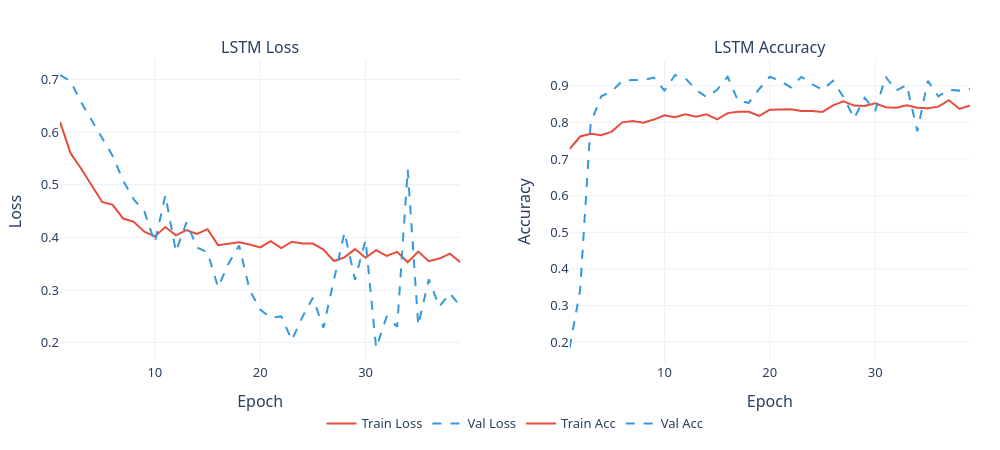

Write notebook code for a chart like this one.
### Markdown cell above
### LSTM Training History

### Code cell
fig = plot_training_history(history, 'lstm_training_history.png')
fig.show()

### Figure 1 — Plotly figure (JSON) as saved in the notebook; plotly's stock layout.template omitted (floating-point values rounded to 4 significant figures)
{"data": [{"line": {"color": "#e74c3c", "width": 2}, "mode": "lines", "name": "Train Loss", "type": "scatter", "x": [1, 2, 3, 4, 5, 6, 7, 8, 9, 10, 11, 12, 13, 14, 15, 16, 17, 18, 19, 20, 21, 22, 23, 24, 25, 26, 27, 28, 29, 30, 31, 32, 33, 34, 35, 36, 37, 38, 39], "xaxis": "x", "y": [0.6196, 0.56, 0.5309, 0.4985, 0.4674, 0.4617, 0.4357, 0.4294, 0.4107, 0.4019, 0.4198, 0.4037, 0.4137, 0.4066, 0.4155, 0.3853, 0.3877, 0.3908, 0.3864, 0.3808, 0.3929, 0.3798, 0.3918, 0.3885, 0.3882, 0.3767, 0.355, 0.3619, 0.3777, 0.3613, 0.3756, 0.3647, 0.3724, 0.3527, 0.373, 0.3547, 0.3597, 0.369, 0.3527], "yaxis": "y"}, {"line": {"color": "#3498db", "dash": "dash", "width": 2}, "mode": "lines", "name": "Val Loss", "type": "scatter", "x": [1, 2, 3, 4, 5, 6, 7, 8, 9, 10, 11, 12, 13, 14, 15, 16, 17, 18, 19, 20, 21, 22, 23, 24, 25, 26, 27, 28, 29, 30, 31, 32, 33, 34, 35, 36, 37, 38, 39], "xaxis": "x", "y": [0.7084, 0.6969, 0.6572, 0.6228, 0.5876, 0.5545, 0.5075, 0.4723, 0.4495, 0.3902, 0.4801, 0.3727, 0.4287, 0.3809, 0.3718, 0.3052, 0.3504, 0.3846, 0.2998, 0.2627, 0.2473, 0.2497, 0.2046, 0.2485, 0.2852, 0.2282, 0.3193, 0.4095, 0.3196, 0.3948, 0.19, 0.2492, 0.2301, 0.529, 0.2329, 0.3202, 0.2684, 0.2939, 0.2686], "yaxis": "y"}, {"line": {"color": "#e74c3c", "width": 2}, "mode": "lines", "name": "Train Acc", "type": "scatter", "x": [1, 2, 3, 4, 5, 6, 7, 8, 9, 10, 11, 12, 13, 14, 15, 16, 17, 18, 19, 20, 21, 22, 23, 24, 25, 26, 27, 28, 29, 30, 31, 32, 33, 34, 35, 36, 37, 38, 39], "xaxis": "x2", "y": [0.7271, 0.7614, 0.769, 0.7648, 0.7748, 0.8, 0.8038, 0.799, 0.8076, 0.8195, 0.8138, 0.8224, 0.8157, 0.8219, 0.8081, 0.8252, 0.829, 0.829, 0.8176, 0.8348, 0.8352, 0.8357, 0.831, 0.831, 0.8286, 0.8462, 0.8571, 0.8457, 0.8448, 0.8519, 0.8414, 0.84, 0.8467, 0.84, 0.8386, 0.8429, 0.8605, 0.8367, 0.8462], "yaxis": "y2"}, {"line": {"color": "#3498db", "dash": "dash", "width": 2}, "mode": "lines", "name": "Val Acc", "type": "scatter", "x": [1, 2, 3, 4, 5, 6, 7, 8, 9, 10, 11, 12, 13, 14, 15, 16, 17, 18, 19, 20, 21, 22, 23, 24, 25, 26, 27, 28, 29, 30, 31, 32, 33, 34, 35, 36, 37, 38, 39], "xaxis": "x2", "y": [0.1844, 0.3422, 0.7978, 0.8711, 0.8844, 0.9133, 0.9156, 0.9156, 0.9222, 0.8867, 0.9289, 0.92, 0.8889, 0.8689, 0.8889, 0.9244, 0.8578, 0.8533, 0.8911, 0.9244, 0.9133, 0.8956, 0.9244, 0.9044, 0.8889, 0.9133, 0.8689, 0.8111, 0.8667, 0.8311, 0.9244, 0.8867, 0.9022, 0.7756, 0.9133, 0.8711, 0.8889, 0.8867, 0.8911], "yaxis": "y2"}], "layout": {"annotations": [{"font": {"size": 16}, "showarrow": false, "text": "LSTM Loss", "x": 0.22, "xanchor": "center", "xref": "paper", "y": 1, "yanchor": "bottom", "yref": "paper"}, {"font": {"size": 16}, "showarrow": false, "text": "LSTM Accuracy", "x": 0.78, "xanchor": "center", "xref": "paper", "y": 1, "yanchor": "bottom", "yref": "paper"}], "font": {"family": "Segoe UI, sans-serif", "size": 13}, "height": 450, "legend": {"orientation": "h", "x": 0.5, "xanchor": "center", "y": -0.15}, "margin": {"b": 50, "l": 60, "r": 30, "t": 60}, "width": 1000, "xaxis": {"anchor": "y", "domain": [0, 0.44], "title": {"text": "Epoch"}}, "xaxis2": {"anchor": "y2", "domain": [0.56, 1], "title": {"text": "Epoch"}}, "yaxis": {"anchor": "x", "domain": [0, 1], "title": {"text": "Loss"}}, "yaxis2": {"anchor": "x2", "domain": [0, 1], "title": {"text": "Accuracy"}}}}
